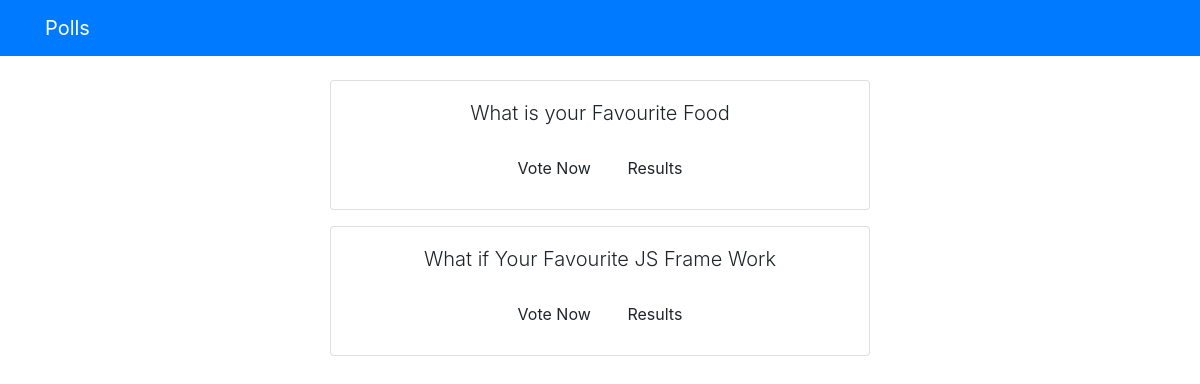
Screenshot of /polls/ with the database file from the repository.
### polls/models.py (models this page shows, shortened)
class Question(models.Model):
    question_text = models.CharField(max_length=200)
    pub_date = models.DateTimeField('date published')

### polls/views.py (the view)
# urls.py: path('', views.index, name='index'),
def index(request):
    latest_question_list = Question.objects.order_by('-pub_date')[:5]
    context = {'latest_question_list': latest_question_list}
    return render(request, 'polls/index.html', context)

### templates/polls/index.html
{% extends 'base.html' %}
{%block content%}
<h1 class="text-center mb-3">
    {% if latest_question_list%}
    {% for question in latest_question_list %}
    <div class="card mb-3">
        <div class="card-body">
            <p class="lead">
                {{ question.question_text }}
            </p>
            <a href="{% url 'polls:detail' question.id %}" class="btn btn-btn-primary sm">Vote Now</a>
            <a href="{% url 'polls:results' question.id %}" class="btn btn-btn-secondary sm">Results</a>
        </div>
    </div>
    {% endfor %}
    {% else %}
<p>No polls availbale</p>
    {% endif%}
    {%endblock%}

### rows the page displays
Question: question_text "What is your Favourite Food"
Question: question_text "What if Your Favourite JS Frame Work"
